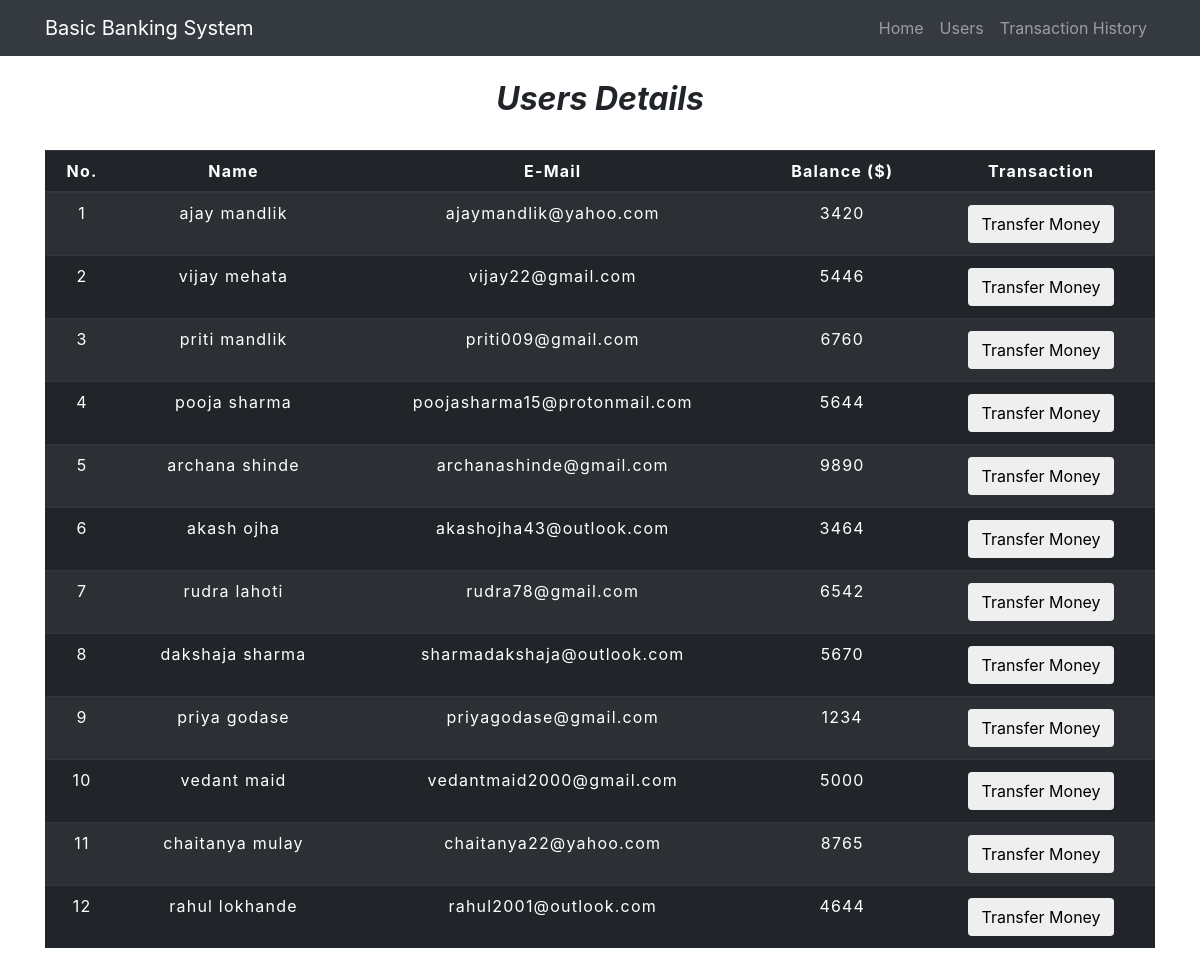
The page /users.php on the database its author committed.
### tables this page shows
CREATE TABLE `users` (
  `id` int(3) NOT NULL,
  `name` text NOT NULL,
  `email` varchar(30) NOT NULL,
  `balance` int(8) NOT NULL
);

### users.php (the view, shortened to what this page needs)
<!DOCTYPE html>
<html lang="en">
	<head>
		<link rel="stylesheet" href="https://maxcdn.bootstrapcdn.com/bootstrap/4.0.0/css/bootstrap.min.css">
</head>
<body>
<?php
    include 'config.php';
    $sql = "SELECT * FROM users";
    $result = mysqli_query($conn,$sql);
?>
	<nav class="navbar navbar-expand-sm bg-dark navbar-dark ">
		<div class="container">
			<a href="index.php" class="navbar-brand">Basic Banking System</a>
			<ul class="navbar-nav ml-auto">
				<li class="nav-item"><a href="index.php" class="nav-link">Home</a></li>
				<li class="nav-item"><a href="users.php" class="nav-link">Users</a></li>
				<li class="nav-item"><a href="his.php" class="nav-link">Transaction History</a></li>
			</ul>
		</div>
	</nav>
<div class="container">
    <h2 class="text-center pt-4"><b><i>Users Details</i></b></h2><br>
		<div class="row">
            <div class="col">
                <div class="table-responsive-sm">
                    <table class="table table-striped table-dark">
                        <thead>
                            <tr>
                            <th scope="col" class="text-center py-2">No.</th>
                            <th scope="col" class="text-center py-2">Name</th>
                            <th scope="col" class="text-center py-2">E-Mail</th>
                            <th scope="col" class="text-center py-2">Balance ($)</th>
                            <th scope="col" class="text-center py-2">Transaction</th>
                            </tr>
                        </thead>
                        <tbody>
							<?php
								while($rows=mysqli_fetch_assoc($result)){
							?>
								<tr>
									<td class="py-2"><?php echo $rows['id'] ?></td>
									<td class="py-2"><?php echo $rows['name']?></td>
									<td class="py-2"><?php echo $rows['email']?></td>
									<td class="py-2"><?php echo $rows['balance']?></td>
									<td><a href="tran.php?id= <?php echo $rows['id'] ;?>"> <button type="button" class="btn">Transfer Money</button></a></td>
								</tr>
							<?php
								}
							?>
						</tbody>
                    </table>
                </div>
            </div>
        </div>
    </body>
</html>

### users.php (style rules this page uses)
button { transition: 1.5s; }
* { padding: 0; margin: 0; box-sizing: border-box; font-family: Roboto:ital,wght@0,300; }
table { letter-spacing: 1.2px; }
td { text-align: center; }

### rows shown on the page
users: id "1", name "ajay mandlik", email "ajaymandlik@yahoo.com", balance "3420"
users: id "2", name "vijay mehata", email "vijay22@gmail.com", balance "5446"
users: id "3", name "priti mandlik", email "priti009@gmail.com", balance "6760"
users: id "4", name "pooja sharma", email "poojasharma15@protonmail.com", balance "5644"
users: id "5", name "archana shinde", email "archanashinde@gmail.com", balance "9890"
users: id "6", name "akash ojha", email "akashojha43@outlook.com", balance "3464"
users: id "7", name "rudra lahoti", email "rudra78@gmail.com", balance "6542"
users: id "8", name "dakshaja sharma", email "sharmadakshaja@outlook.com", balance "5670"
users: id "9", name "priya godase", email "priyagodase@gmail.com", balance "1234"
users: id "10", name "vedant maid", email "vedantmaid2000@gmail.com", balance "5000"
users: id "11", name "chaitanya mulay", email "chaitanya22@yahoo.com", balance "8765"
users: id "12", name "rahul lokhande", email "rahul2001@outlook.com", balance "4644"
